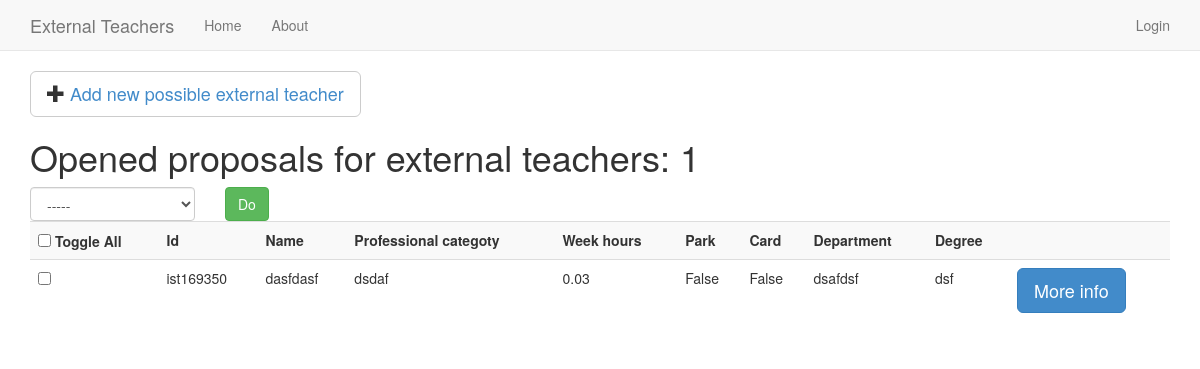
The page /app/dep_opened/ on the database its author committed.
### app/models.py (models this page shows)
class ExternalTeacher(models.Model):
	user = models.ForeignKey(User)
	is_closed = models.BooleanField()
	close_date = models.DateTimeField('close date', null=True)
	professional_category = models.CharField(max_length=200, blank=False)
	hours_per_week = models.DecimalField(decimal_places=2, max_digits=5)
	park = models.BooleanField()
	card = models.BooleanField()
	department = models.CharField(max_length=200)
	name = models.CharField(max_length=200)
	degree = models.CharField(max_length=200)
	course = models.CharField(max_length=200)
	course_manager = models.CharField(max_length=200)
	notes = models.CharField(max_length=200, blank=True)

### app/views.py (the view)
def dep_opened(request):
	external_teachers = ExternalTeacher.objects.filter(is_closed = False)
	close_action = False
	export_action = True
	if request.method == 'POST':
		return process_action(request, external_teachers, close_action, export_action)
	context = {'external_teachers' : external_teachers, 'export_action' : export_action}
	return render(request, 'app/dep_opened.html', context)

### app/templates/app/dep_opened.html (shortened to what this page needs)
{% extends "app/base.html" %}
{% block content %}
<button type="button" class="btn btn-default btn-lg">
	<span class="glyphicon glyphicon-plus"></span>
	<a href="/app/dep_prop_new">Add new possible external teacher</a>
</button>
<h1>Opened proposals for external teachers: {{ external_teachers.count }}</h1>
{% include "app/external_teachers_list.html" %}
{% endblock %}

### app/templates/app/external_teachers_list.html (shortened to what this page needs)
<form role="form" method="post" action="">
	<div class="row">
		<div class="col-xs-2">
			<select class="form-control" name="action">
				<option>-----</option>
			</select>
		</div>
		<div class="col-xs-4">
			<div class="btn-group">
				<input type="submit" class="btn btn-default btn-success" value="Do">
			</div>
		</div>
	</div>
	<div class="table-responsive">
		<table class="table table-striped">
			<tr>
				<th><input type="checkbox" onClick="toggle(this)" /> Toggle All</th>
				<th>Id</th>
				<th>Name</th>
				<th>Professional categoty</th>
				<th>Week hours</th>
				<th>Park</th>
				<th>Card</th>
				<th>Department</th>
				<th>Degree</th>
				<th></th>
			</tr>
			{% for external_teacher in external_teachers %}
			<tr>
				<td>
					<div class="input-group">
						<input type="checkbox" name="external_teachers" value="{{ external_teacher.id }}"/>
					</div>
				<td>{{ external_teacher.user.username }}</td>
				<td>{{ external_teacher.name }}</td>
				<td>{{ external_teacher.professional_category }}</td>
				<td>{{ external_teacher.hours_per_week|floatformat:2 }}</td>
				<td>{{ external_teacher.park }}</td>
				<td>{{ external_teacher.card }}</td>
				<td>{{ external_teacher.department }}</td>
				<td>{{ external_teacher.degree }}</td>
				<td>
					<button class="btn btn-primary btn-lg" data-toggle="modal" data-target="#modal{{ external_teacher.id }}">
						More info
					</button>
											</tr>
										</table>
									</div>
								</div>
			{% endfor %}

### rows shown on the page
ExternalTeacher: user.username "ist169350", name "dasfdasf", professional_category "dsdaf", hours_per_week "0.03", park "False", card "False", department "dsafdsf", degree "dsf"

### other values the page prints
{{ external_teachers.count }} "1"
